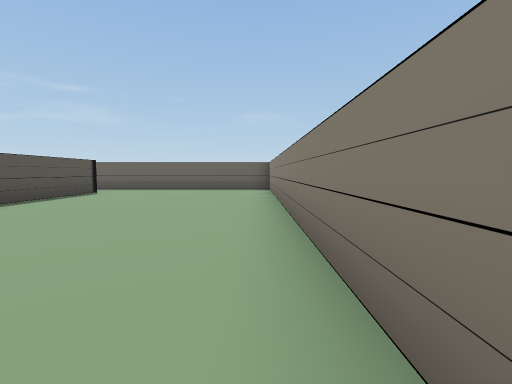
View 1 (above)

21 first-person views from a walk through a scene from a Unity 3-D project. The camera is 0.62 m above the floor, tilts 4° down and sees 85° across. The floor is counted in squares, 1 m on a side. Each view is taken from the middle of a square. On the plan, view 1 faces up. The plan holds only what a view shows up to about 9 squares ahead; the rest is blank. The place goes on beyond the plan. The player character is not drawn. Some animated figures are not drawn.

View 2
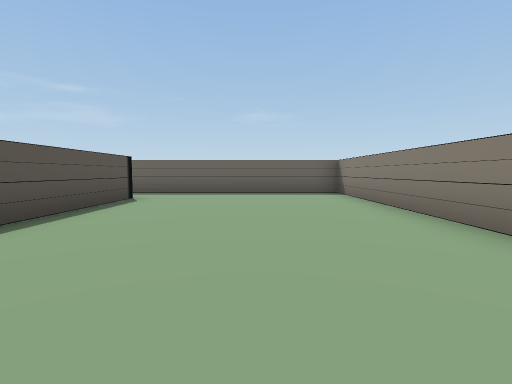

View 3
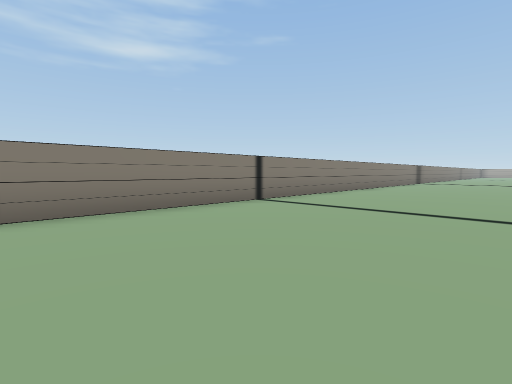

View 4
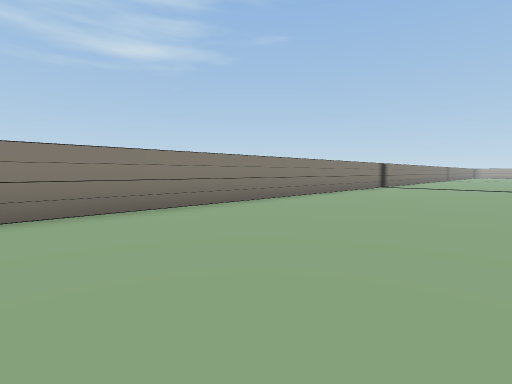

View 5
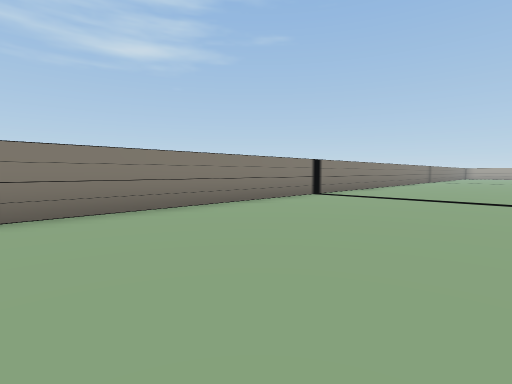

View 6
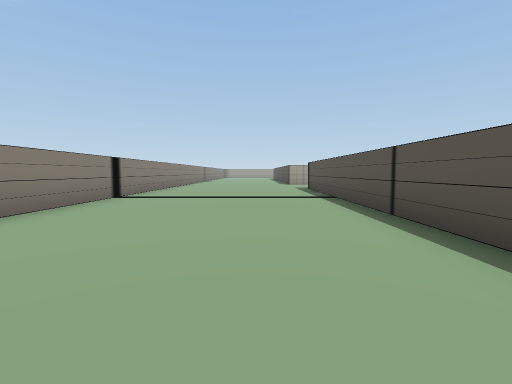

View 7
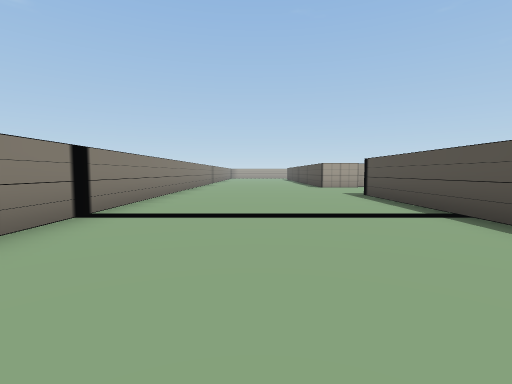

View 8
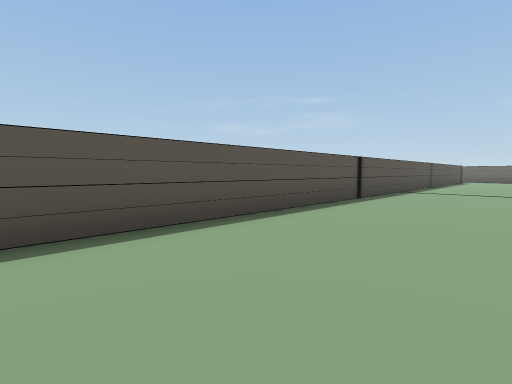

View 9
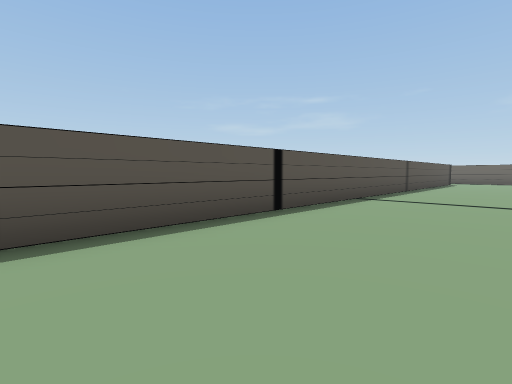

View 10
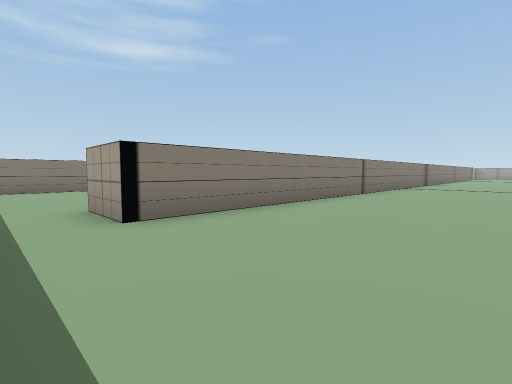

View 11
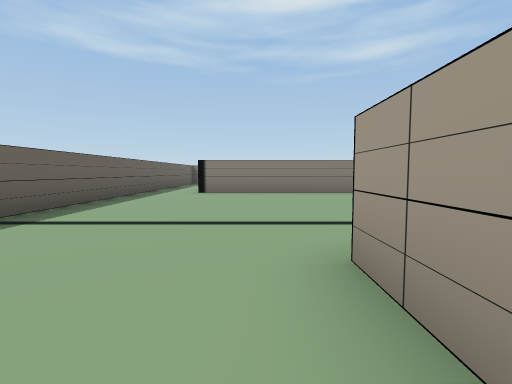

View 12
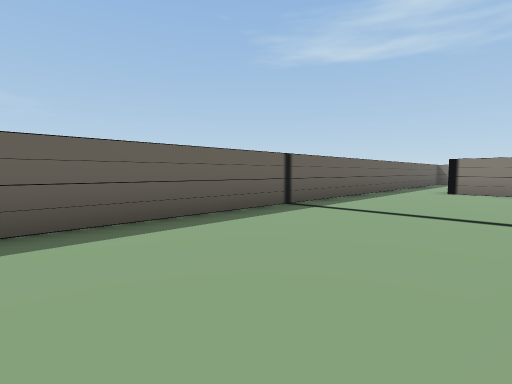

View 13
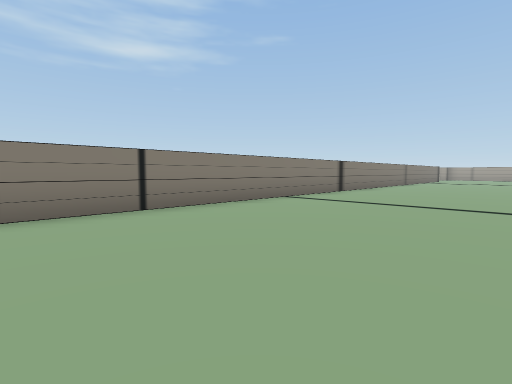

View 14
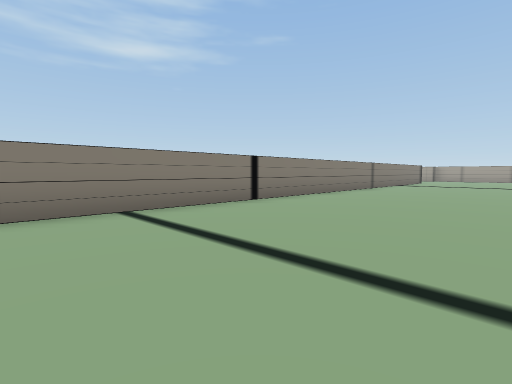

View 15
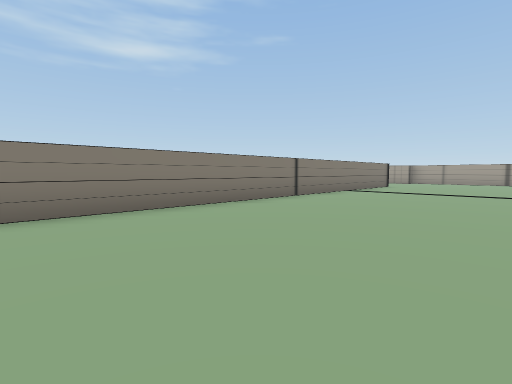

View 16
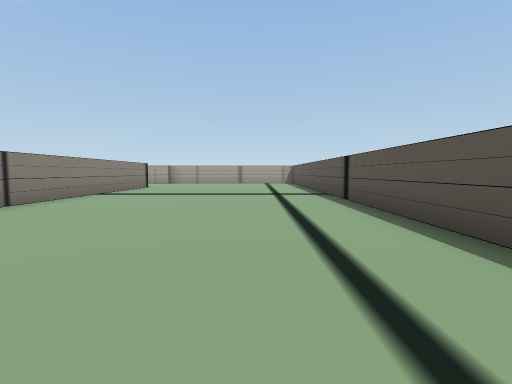

View 17
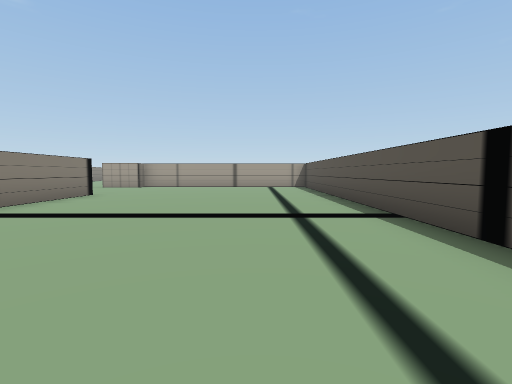

View 18
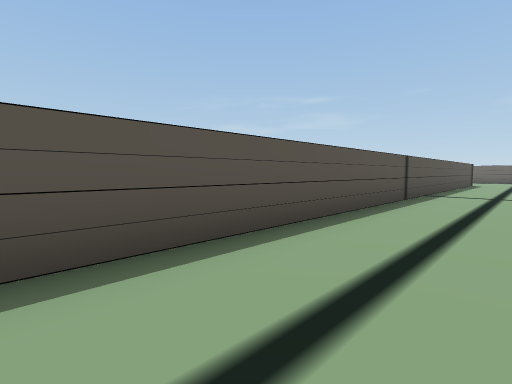

View 19
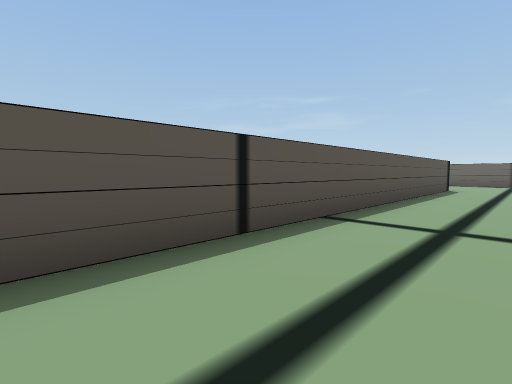

View 20
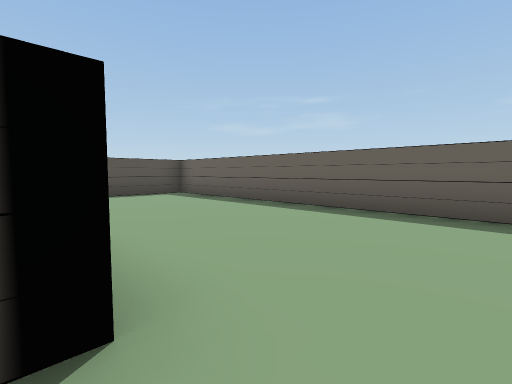

View 21
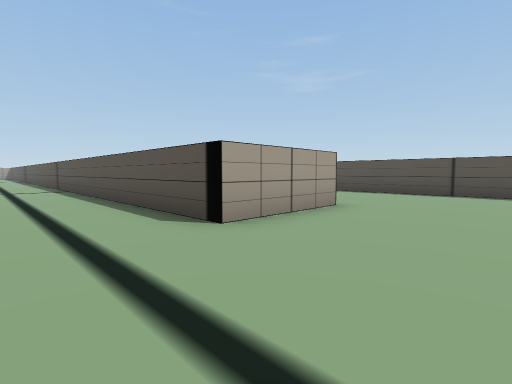

### Floor plan
Points are (right, up) in squares from view 1. A wall is a line through its corners. A room is listed if a view was taken in it or the views show most of it. See-through windows are left out.
Room 1 (views 1, 2, 3, 4, 5, 6, 7, 8, 9)
walls: (-5, 1.8) (-5, -17.5); (-6.5, 8.8) (-5, 8.8) (-5, 5.1); (0.5, -17.5) (0.5, 10.5) (-6.4, 10.5)
ways out: opening at (-5.5, 9.5) to room 2
Room 2 (views 10, 11, 12, 13, 14, 15, 16, 17, 18, 19, 20, 21)
walls: (-15.9, 6.3) (-13.1, 6.3) (-13.1, -17.5); (-6.5, -17.5) (-6.5, 8.8); (-6.4, 10.5) (-19.8, 10.5) (-19.8, 5)
ways out: opening at (-5.5, 9.5) to room 1

Positions as (right, up) in squares from view 1, and headings:
1: (0, 0), facing up
2: (-2, 2), facing up
3: (-4, 3), facing down-right
4: (-4, -2), facing down-right
5: (-4, -7), facing down-right
6: (-3, -7), facing down
7: (-2, -10), facing down
8: (-2, -11), facing up-left
9: (-2, -8), facing up-left
10: (-10, 10), facing down-right
11: (-15, 7), facing right
12: (-16, 7), facing up-right
13: (-11, 4), facing down-right
14: (-11, 0), facing down-right
15: (-11, -5), facing down-right
16: (-11, -6), facing down
17: (-11, -10), facing down
18: (-11, -10), facing up-left
19: (-11, -5), facing up-left
20: (-12, 6), facing up-left
21: (-11, 9), facing down-left
